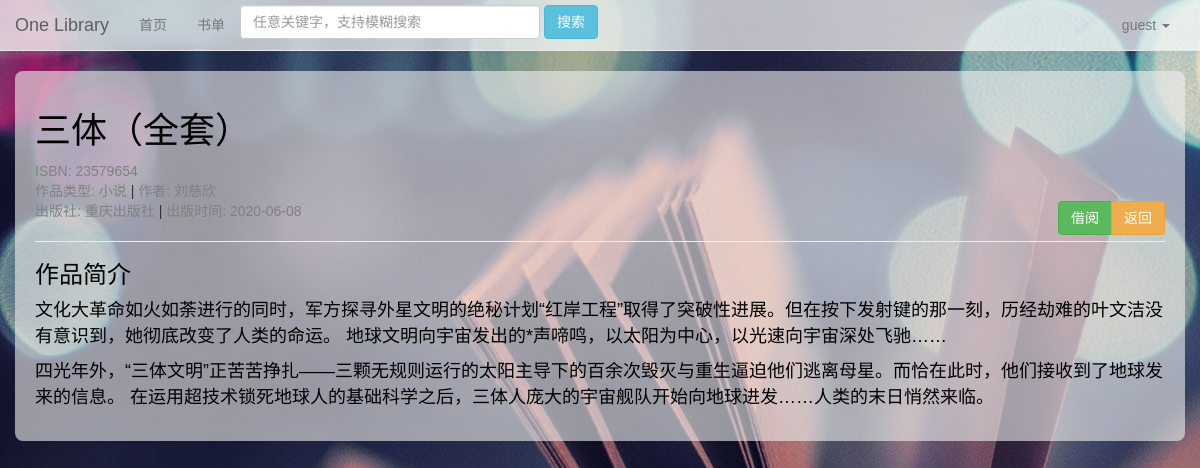
The app's page /home/details.php?ISBN=23579654 with its own data.
### tables this page shows
CREATE TABLE `book` (
  `ISBN` varchar(20) NOT NULL,
  `name` varchar(60) DEFAULT NULL,
  `author` varchar(50) DEFAULT NULL,
  `type_id` int(11) DEFAULT NULL,
  `press` varchar(50) DEFAULT NULL,
  `publication_date` date DEFAULT NULL,
  `brief` mediumtext,
  PRIMARY KEY (`ISBN`),
  KEY `book_type_id_fk` (`type_id`),
  CONSTRAINT `book_type_id_fk` FOREIGN KEY (`type_id`) REFERENCES `type` (`id`)
);

CREATE TABLE `type` (
  `id` int(11) NOT NULL AUTO_INCREMENT,
  `name` varchar(50) DEFAULT NULL,
  PRIMARY KEY (`id`)
);

### home/details.php (the view, shortened to what this page needs)
<?php
    require_once '../db/dbUtils.php';
    if (isset($_GET['ISBN'])) {
        $isbn = $_GET['ISBN'];
        if ($stmt = $manager->prepare(
            'select book.*, type.name as type
                        from book, type where ISBN = ? and type_id = id')) {
            $stmt->bind_param('s', $isbn);
            if ($stmt->execute()) {
                $res = $stmt->get_result();
                $book = $res->fetch_assoc();
                $book['brief'] = str_replace('\n', '</p><p>', '<p>' . $book['brief'] . '</p>');
            }
        }
        if ($stmt = $manager->prepare('select count(*) as c from borrow_record where book_ISBN = ?')) {
            $stmt->bind_param('s', $_GET['ISBN']);
            if ($stmt->execute()) {
                if ($stmt->get_result()->fetch_assoc()['c'] > 0) {
                    $book['borrowed'] = true;
                } else {
                    $book['borrowed'] = false;
                }
            }
        }
    }
?>
<!doctype html>
<html lang = "zh">
    <head>
        <link rel = "stylesheet" href = "../asset/lib/bootstrap-3.3.7-dist/css/bootstrap.css">
        <link rel = "stylesheet" href = "../asset/style/page.css">
        <link rel = "stylesheet" href = "../asset/style/navigator.css">
        <link rel = "stylesheet" href = "../asset/style/details.css">
    </head>
    <body>
        <?php include 'component/navigator.php'; ?>
        <div class = "container main-body">
            <h1 class = "title">
                <?= $book['name'] ?>
            </h1>
            <span class = "info">ISBN: <?= $book['ISBN'] ?></span><br>
            <span class = "info">作品类型: <?= $book['type'] ?></span> |
            <span class = "info">作者: <?= $book['author'] ?></span><br>
            <span class = "info">出版社: <?= $book['press'] ?></span> |
            <span class = "info">出版时间: <?= $book['publication_date'] ?></span>
            <div class = "btn-group pull-right">
                <?php if ($book['borrowed']) { ?>
                    <button class = "btn btn-default">已借出</button>
                <?php } else { ?>
                    <button id = "btn-borrow" class = "btn btn-success">借阅</button>
                <?php } ?>
                <button id = "btn-go-back" class = "btn btn-warning">返回</button>
            </div>
            <hr>
            <div>
                <h3 class = "title">作品简介</h3>
                <div class = "text">
                    <?= $book['brief'] ?>
                </div>
            </div>
        </div>
    </body>
</html>

### asset/style/page.css (style rules this page uses)
* { font-family: sans-serif; }
body { background: url("../img/background/background_002.png") no-repeat fixed center 0; background-size: cover; }

### asset/style/details.css (style rules this page uses)
body { background: url("../img/background/background_003.jpg"); }
.main-body { background: rgba(240, 240, 240, .6); border-radius: 8px; padding: 20px; }
.title { color: black; }
.text { color: black; font-size: 18px; font-style: revert; }
.info { color: gray; }

### records on screen
book: name "三体（全套）", ISBN "23579654", type.name "小说", author "刘慈欣", press "重庆出版社", publication_date "2020-06-08", brief "文化大革命如火如荼进行的同时，军方探寻外星文明的绝秘计划“红岸工程”取得了突破性进展。但在按下发射键的那一刻，历经劫难的叶文洁没有意识到，她彻底改变了人类的命运。 地球文明向宇宙发出的*声啼鸣，以太阳为中心，以光速向宇宙深处飞驰…… 四光年外，“三体文明”正苦苦挣扎——三颗无规则运行的太阳主导下的百余次毁灭与重生逼迫他们逃离母星。而恰在此时，他们接收到了地球发来的信息。 在运用超技术锁死地球人的基础科学之后，三体人庞大的宇宙舰队开始向地球进发……人类的末日悄然来临。"
